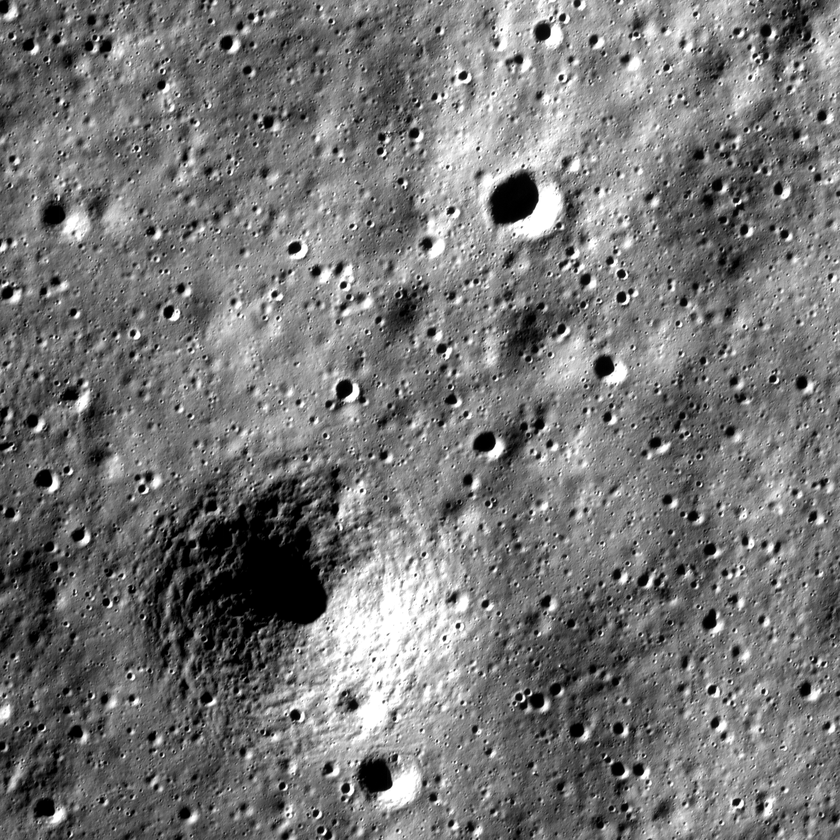
#> input picture data/benchmark_crops/ohrc_01_reference.png, 840 x 840 px, shrunk from 2048 x 2048 before the run; its folder holds only this picture in this run
$ python -i general.py   (imports and definitions only)
#> lines starting #> are read from the running program, lines starting #| are printed output that depends on the picture; after the words box and inside, x2 and y2 are one past the last pixel; in counts of white or black regions, pixels touching at a corner belong together
#> further down, picture is the input picture: shape (840, 840, 3); min 0, max 255, mean 117.7
"""
CHANDRA-ALIGN: Lunar Cross-Sensor Registration Engine
Illumination-Invariant Preprocessing Module

Modular image enhancement routines for lunar imagery:
- CLAHE Enhancement
- Shadow Masking
- Wallis Filter (toggleable)
"""

import numpy as np
import cv2
from typing import Tuple, Optional


def ensure_uint8(img: np.ndarray) -> Optional[np.ndarray]:
    """Return a contiguous, finite, single-channel uint8 image for CV operators."""
    if img is None:
        return None
    image = np.asarray(img)
    if image.size == 0 or image.ndim not in (2, 3):
        raise ValueError("Image must be a non-empty grayscale or color array")
    image = np.nan_to_num(image, nan=0.0, posinf=255.0, neginf=0.0)
    if image.dtype != np.uint8:
        maximum = float(np.max(image))
#> maximum = 255
        if maximum <= 1.0:
            image = np.clip(image.astype(np.float32) * 255.0, 0.0, 255.0).astype(np.uint8)
        else:
            image = np.clip(image, 0.0, 255.0).astype(np.uint8)
    if image.ndim == 3:
        if image.shape[2] == 1:
            image = image[:, :, 0]
        elif image.shape[2] == 3:
            image = cv2.cvtColor(image, cv2.COLOR_RGB2GRAY)
        elif image.shape[2] == 4:
            image = cv2.cvtColor(image, cv2.COLOR_RGBA2GRAY)
        else:
            raise ValueError("Color images must have 1, 3, or 4 channels")
    return np.ascontiguousarray(image, dtype=np.uint8)


def apply_clahe(
    img: np.ndarray,
    clip_limit: float = 3.0,
    tile_grid_size: Tuple[int, int] = (8, 8),
    normalize_range: Tuple[float, float] = (0.0, 1.0)
) -> np.ndarray:
    """
    Apply Contrast Limited Adaptive Histogram Equalization (CLAHE)
    to normalize low sun-elevation shadows across lunar orbital passes.

    Args:
        img: Input image (float64, float32, or uint8, single channel)
        clip_limit: Threshold for contrast limiting (default: 3.0 per ISRO spec)
        tile_grid_size: Size of grid for histogram equalization (default: 8x8)
        normalize_range: Output normalization range (default: [0, 1])

    Returns:
        CLAHE-enhanced image as float64 in normalize_range
    """
    img = np.asarray(img)
    if img.ndim == 3:
        img = ensure_uint8(img).astype(np.float64)
#> img: shape (840, 840) float64
    else:
        img = np.asarray(img, dtype=np.float64)

    # Handle edge cases
    if img.ndim != 2:
        raise ValueError("CLAHE requires single-channel 2D image")

    if img.size == 0:
        raise ValueError("CLAHE requires a non-empty image")
    if not np.isfinite(clip_limit) or clip_limit <= 0:
        raise ValueError("CLAHE clip_limit must be a finite positive value")
    if len(tile_grid_size) != 2 or any(int(v) <= 0 for v in tile_grid_size):
        raise ValueError("CLAHE tile_grid_size must contain two positive integers")
    img = np.nan_to_num(img, nan=0.0, posinf=0.0, neginf=0.0)

    # Normalize to uint8 for CLAHE
    lo, hi = np.nanpercentile(img, [1, 99])
#> lo = 0; hi = 255
    if hi <= lo:
        lo, hi = float(np.nanmin(img)), float(np.nanmax(img))
    if hi <= lo:
        return np.zeros(img.shape, dtype=np.float64)

    img_u8 = ensure_uint8(np.clip((img - lo) / (hi - lo) * 255.0, 0, 255))

    # Apply CLAHE
    clahe = cv2.createCLAHE(clipLimit=clip_limit, tileGridSize=tile_grid_size)
    img_clahe = clahe.apply(img_u8)
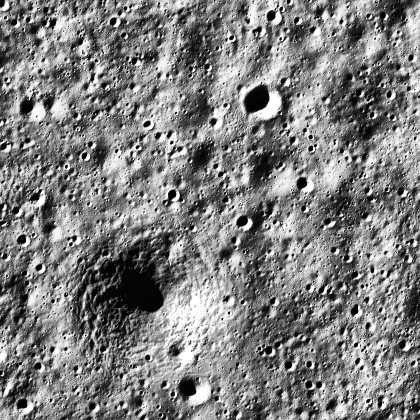
#> img_clahe: shape (840, 840) (shown at 1/2 size); min 0, max 255, mean 127.4

    # Return as float64 normalized to specified range
    lo_out, hi_out = normalize_range
    if not np.isfinite(lo_out) or not np.isfinite(hi_out):
        raise ValueError("normalize_range must contain finite values")
    return (img_clahe.astype(np.float64) / 255.0) * (hi_out - lo_out) + lo_out


def detect_shadows(
    img: np.ndarray,
    method: str = "otsu",
    adaptive_block: int = 101,
    adaptive_c: float = -10.0
) -> np.ndarray:
    """
    Identify zero-reflectance shadow regions using adaptive/Otsu thresholding.
    Suppresses keypoint detection inside deep unlit craters.

    Args:
        img: Input image (float64, single channel, normalized [0, 1] or [0, 255])
        method: "otsu" or "adaptive"
        adaptive_block: Block size for adaptive threshold (must be odd)
        adaptive_c: Constant subtracted from mean for adaptive threshold

    Returns:
        Binary shadow mask (1.0 = shadow, 0.0 = illuminated)
    """
#> called with method = 'otsu', adaptive_block = 101, adaptive_c = -10
    img = np.asarray(img, dtype=np.float64)

    if img.ndim != 2 or img.size == 0:
        raise ValueError("Shadow detection requires a non-empty single-channel image")
    img = np.nan_to_num(img, nan=0.0, posinf=255.0, neginf=0.0)

    # Ensure image is in [0, 255] range
    if img.max() <= 1.0:
        img_u8 = (img * 255).astype(np.uint8)
    else:
        img_u8 = np.clip(img, 0, 255).astype(np.uint8)

    if method == "otsu":
        _, shadow_mask = cv2.threshold(img_u8, 0, 255, cv2.THRESH_BINARY_INV + cv2.THRESH_OTSU)
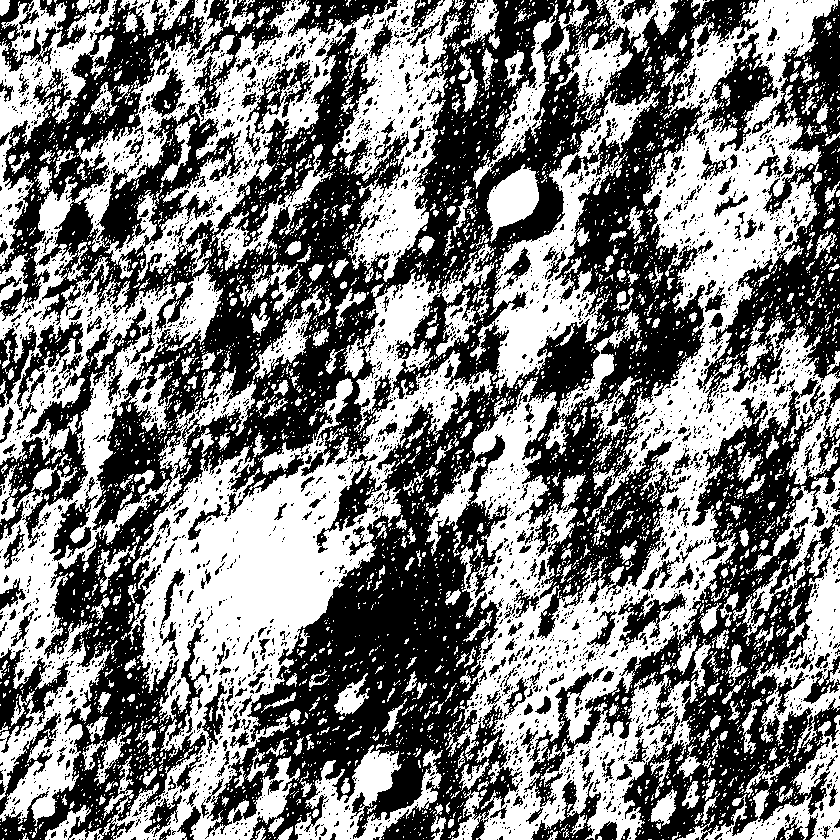
#> shadow_mask: shape (840, 840); 48.7% white; 4781 white regions (4307 under 20 px), largest, box (x1, y1, x2, y2) and area: (426, 0, 840, 840) 92073, (45, 244, 498, 840) 59364, (0, 0, 256, 826) 48220
    elif method == "adaptive":
        min_dim = min(img_u8.shape)
        if min_dim < 3:
            _, shadow_mask = cv2.threshold(img_u8, 0, 255, cv2.THRESH_BINARY_INV + cv2.THRESH_OTSU)
            return (shadow_mask / 255.0).astype(np.float64)
        adaptive_block = max(3, int(adaptive_block))
        if adaptive_block % 2 == 0:
            adaptive_block += 1
        max_odd_block = min_dim if min_dim % 2 else min_dim - 1
        adaptive_block = min(adaptive_block, max_odd_block)
        shadow_mask = cv2.adaptiveThreshold(
            img_u8, 255, cv2.ADAPTIVE_THRESH_GAUSSIAN_C,
            cv2.THRESH_BINARY_INV, adaptive_block, adaptive_c
        )
    else:
        raise ValueError(f"Unknown shadow detection method: {method}")

    # Return as float mask (1.0 = shadow, 0.0 = illuminated)
    return (shadow_mask / 255.0).astype(np.float64)


# [113 lines left out: functions keypoint_starvation_guard, apply_wallis_filter, apply_wallis_adaptive, not called in this run]


def preprocess_pipeline(
    img: np.ndarray,
    enable_clahe: bool = True,
    clahe_clip_limit: float = 3.0,
    clahe_tile_grid: Tuple[int, int] = (8, 8),
    enable_shadow_mask: bool = True,
    shadow_method: str = "otsu",
    enable_wallis: bool = False,
    wallis_target_mean: float = 128.0,
    wallis_target_std: float = 50.0,
    wallis_window: int = 31
) -> Tuple[np.ndarray, Optional[np.ndarray]]:
    """
    Full preprocessing pipeline combining CLAHE, shadow detection, and Wallis filter.

    Args:
        img: Input image
        enable_clahe: Apply CLAHE enhancement
        clahe_clip_limit: CLAHE clip limit
        clahe_tile_grid: CLAHE tile grid size
        enable_shadow_mask: Generate shadow mask
        shadow_method: Shadow detection method ("otsu" or "adaptive")
        enable_wallis: Apply Wallis filter
        wallis_target_mean: Wallis target mean
        wallis_target_std: Wallis target std
        wallis_window: Wallis window size

    Returns:
        Tuple of (processed_image, shadow_mask_or_none)
    """
    img = np.asarray(img, dtype=np.float64).copy()
    shadow_mask = None

    # Step 1: CLAHE
    if enable_clahe:
        img = apply_clahe(img, clip_limit=clahe_clip_limit, tile_grid_size=clahe_tile_grid, normalize_range=(0.0, 255.0))

    # Step 2: Shadow detection (before Wallis to avoid distorting mask)
    if enable_shadow_mask:
        shadow_mask = detect_shadows(img, method=shadow_method)

    # Step 3: Wallis filter (optional)
    if enable_wallis:
        img = apply_wallis_filter(img, target_mean=wallis_target_mean, target_std=wallis_target_std, window_size=wallis_window)

    return img, shadow_mask


# [31 lines left out: function suppress_keypoints_in_shadows, not called in this run]


__all__ = [
    "ensure_uint8",
    "apply_clahe",
    "detect_shadows",
    "apply_wallis_filter",
    "apply_wallis_adaptive",
    "preprocess_pipeline",
    "suppress_keypoints_in_shadows"
]

>>> import cv2
>>> picture = cv2.cvtColor(cv2.imread('../../data/benchmark_crops/ohrc_01_reference.png'), cv2.COLOR_BGR2RGB)
>>> result = preprocess_pipeline(picture)

$ run again, on data/benchmark_crops/ohrc_02_reference.png
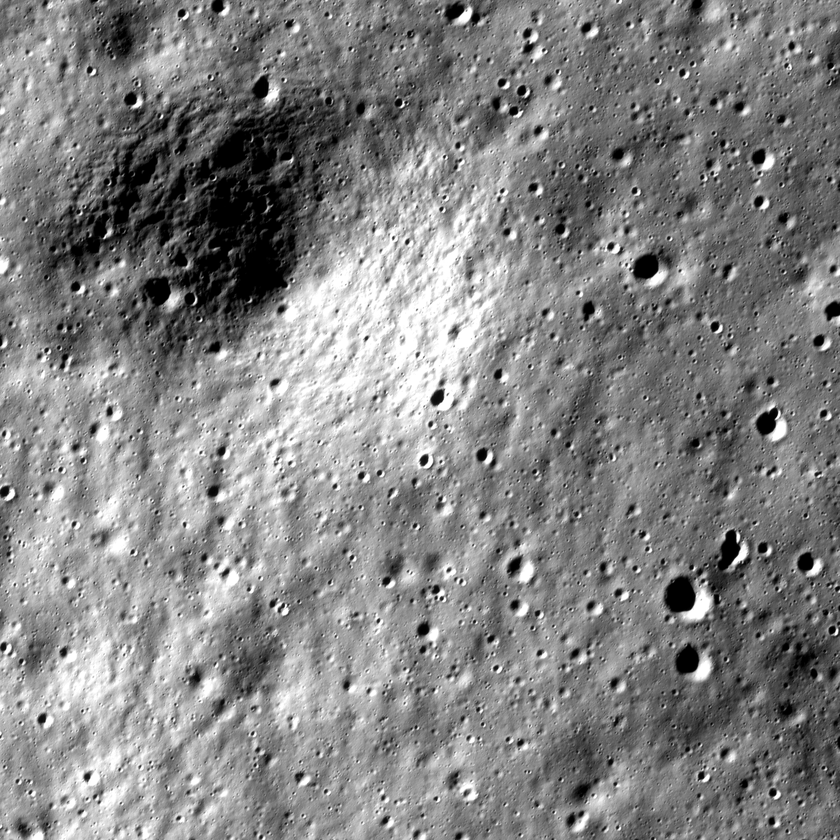
#> input picture data/benchmark_crops/ohrc_02_reference.png, 840 x 840 px, shrunk from 2048 x 2048 before the run
#> picture is the input picture: shape (840, 840, 3); min 0, max 255, mean 131.2
#> maximum = 255
#> lo = 0; hi = 255
#> in apply_clahe, `img_clahe = clahe.apply(img_u8)`:
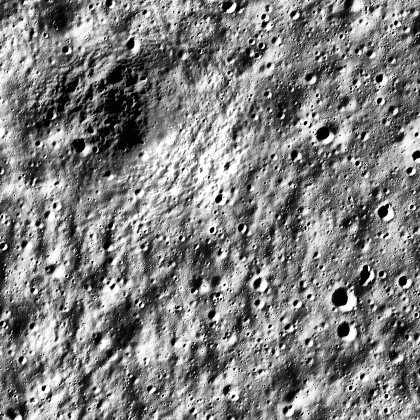
#> img_clahe: shape (840, 840) (shown at 1/2 size); min 0, max 255, mean 127.5
#> in detect_shadows, `_, shadow_mask = cv2.threshold(img_u8, 0, 255, cv2.THRESH_BINARY_INV +..`:
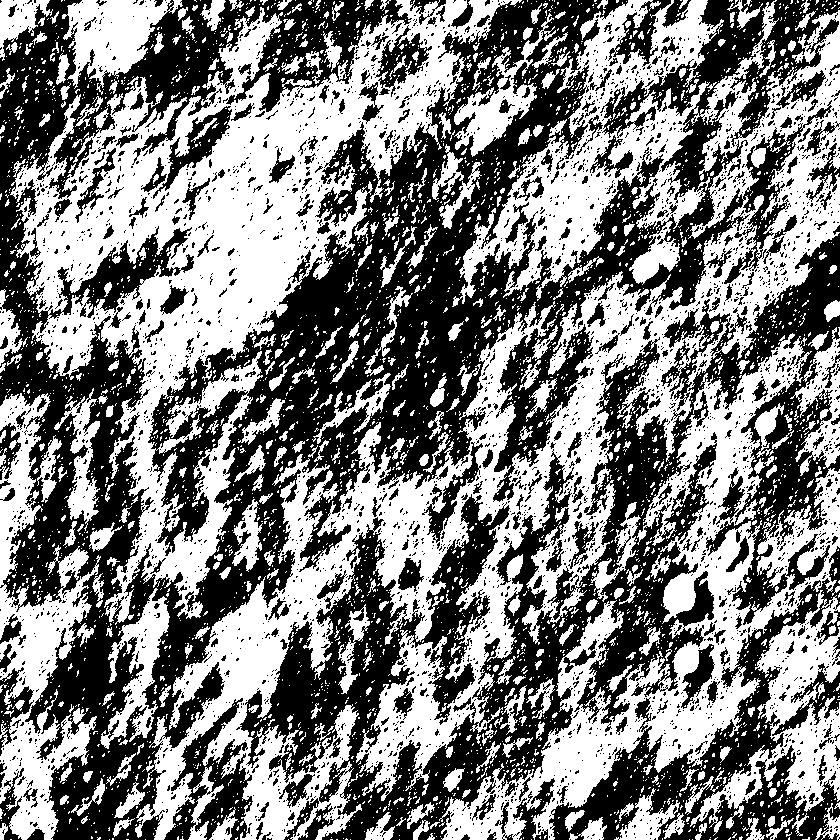
#> shadow_mask: shape (840, 840); 49.9% white; 4068 white regions (3643 under 20 px), largest, box (x1, y1, x2, y2) and area: (135, 0, 840, 840) 124247, (10, 0, 522, 625) 85143, (439, 333, 840, 840) 41324

$ run again, on data/benchmark_crops/ohrc_03_reference.png
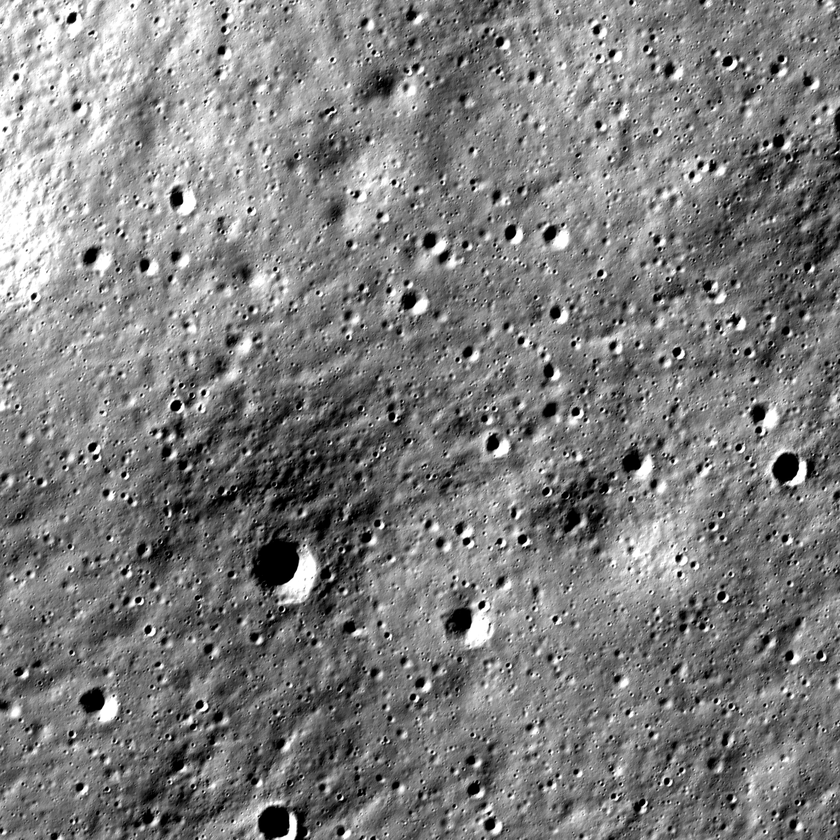
#> input picture data/benchmark_crops/ohrc_03_reference.png, 840 x 840 px, shrunk from 2048 x 2048 before the run
#> picture is the input picture: shape (840, 840, 3); min 0, max 255, mean 125.6
#> maximum = 255
#> lo = 0; hi = 255
#> in apply_clahe, `img_clahe = clahe.apply(img_u8)`:
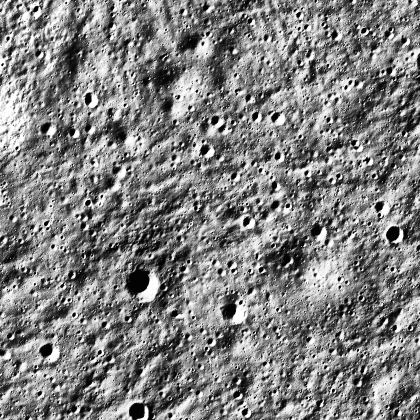
#> img_clahe: shape (840, 840) (shown at 1/2 size); min 0, max 255, mean 128.8
#> in detect_shadows, `_, shadow_mask = cv2.threshold(img_u8, 0, 255, cv2.THRESH_BINARY_INV +..`:
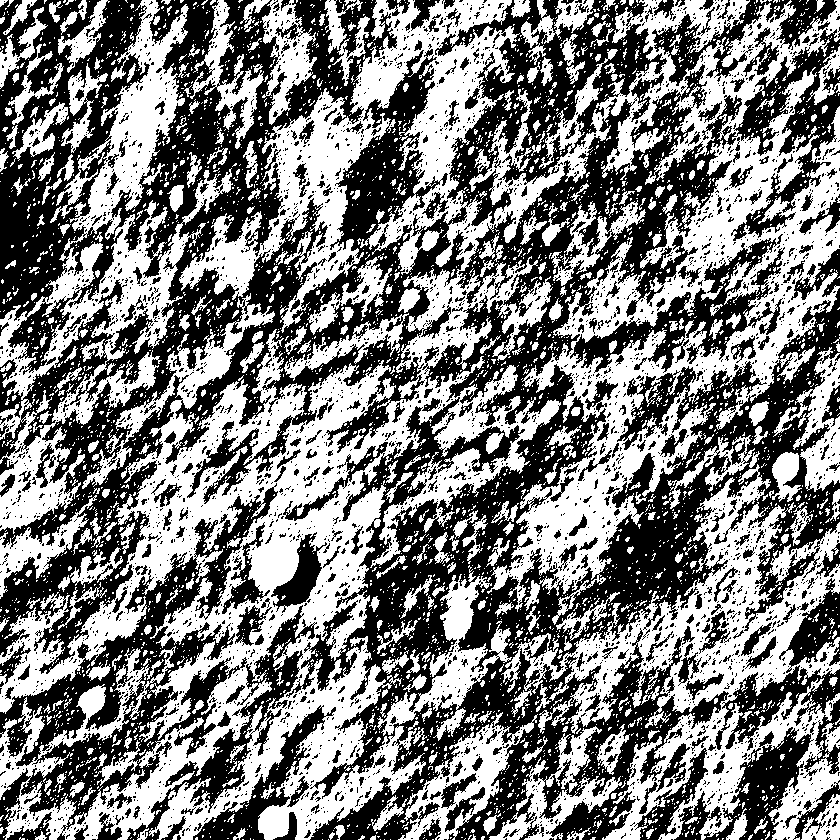
#> shadow_mask: shape (840, 840); 49.7% white; 4383 white regions (3996 under 20 px), largest, box (x1, y1, x2, y2) and area: (0, 0, 840, 840) 197037, (501, 464, 840, 840) 37503, (0, 0, 233, 534) 28748
